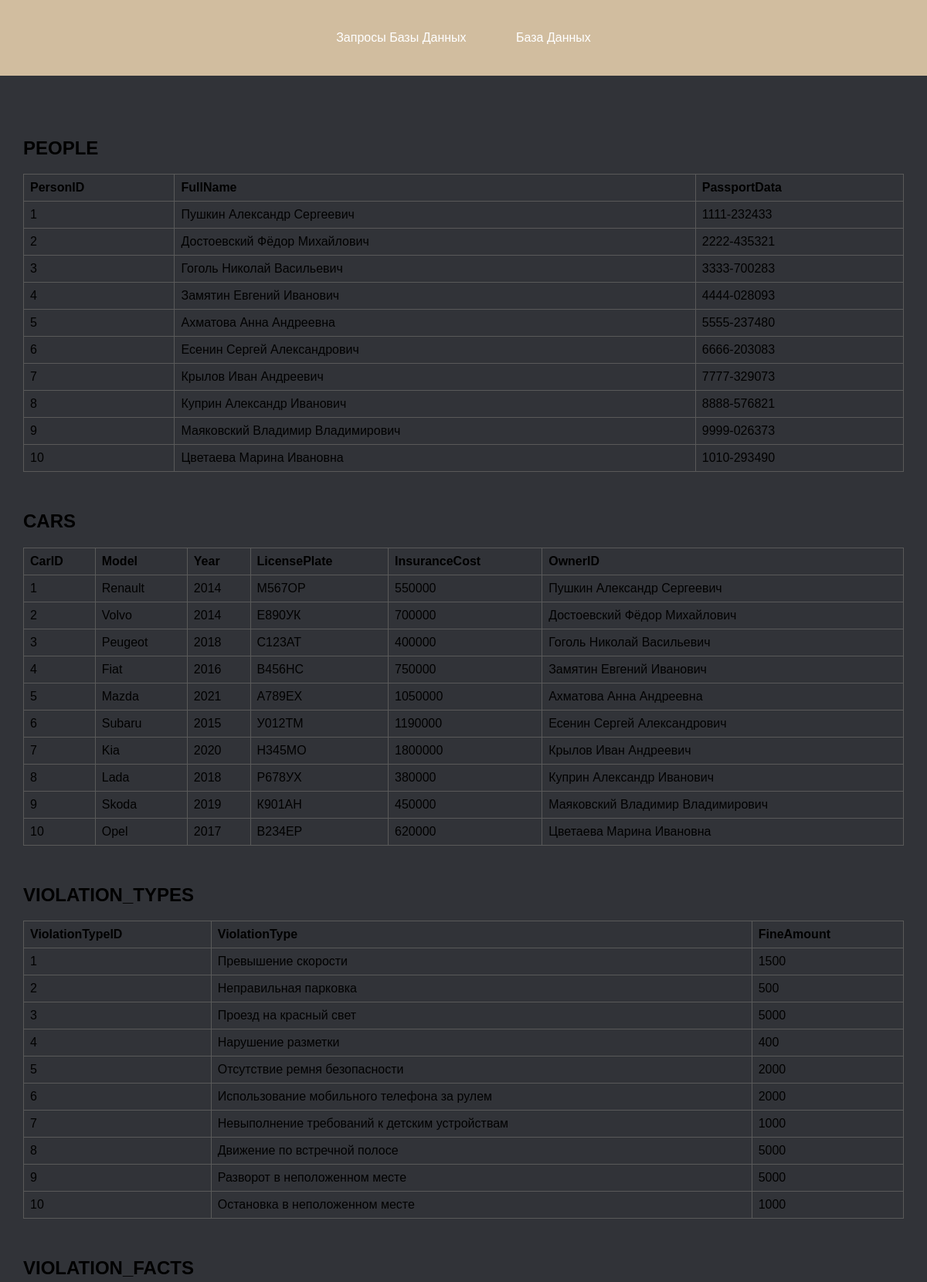
Screenshot of /showtable.php (upper part) with the database file from the repository.
### tables this page shows
CREATE TABLE PEOPLE (
    PersonID INT PRIMARY KEY AUTO_INCREMENT,
    FullName VARCHAR(100),
    PassportData VARCHAR(100)
);

CREATE TABLE CARS (
    CarID INT PRIMARY KEY AUTO_INCREMENT,
    Model VARCHAR(100),
    Year INT,
    LicensePlate VARCHAR(20),
    InsuranceCost INT,
    OwnerID INT,
    FOREIGN KEY (OwnerID) REFERENCES PEOPLE(PersonID)
);

CREATE TABLE VIOLATION_TYPES (
    ViolationTypeID INT PRIMARY KEY AUTO_INCREMENT,
    ViolationType VARCHAR(100) UNIQUE,
    FineAmount INT
);

### showtable.php (the view, shortened to what this page needs)
<!DOCTYPE html>
<html lang="en">
<head>
    <link rel="stylesheet" href="table.css">
</head>
<body>
<header>
    <a href="index.php">Запросы Базы Данных</a>
    <a href="showtable.php">База Данных</a>
</header>
<div class="maincontent">
<?php
include 'dbconnect.php';
try {
    $tables = array("PEOPLE", "CARS", "VIOLATION_TYPES", "VIOLATION_FACTS");
    foreach ($tables as $table_name) {
        echo "<h2>$table_name</h2>";
        $content_query = "SELECT * FROM $table_name";
        $content_result = $db->query($content_query);
        if ($content_result->rowCount() > 0) {
            echo "<table>";
            echo "<tr>";
            $columns = [];
            while ($row = $content_result->fetch(PDO::FETCH_ASSOC)) {
                if (empty($columns)) {
                    echo "<tr>";
                    foreach ($row as $key => $value) {
                        echo "<th>$key</th>";
                        $columns[] = $key;
                    }
                    echo "</tr>";
                }
                if ($table_name === "CARS") {
                    $row = replaceIdsWithNames($db, $row, "OwnerID", "PersonID", "PEOPLE", "FullName");
                }
                if ($table_name === "VIOLATION_FACTS") {
                    $row = replaceIdsWithNames($db, $row, "DriverID", "PersonID", "PEOPLE", "FullName");
                    $row = replaceIdsWithNames($db, $row, "CarID", "CarID", "CARS", "LicensePlate");
                    $row = replaceIdsWithNames($db, $row, "ViolationTypeID", "ViolationTypeID", "VIOLATION_TYPES", "ViolationType");
                }
                echo "<tr>";
                foreach ($columns as $column) {
                    echo "<td>" . $row[$column] . "</td>";
                }
                echo "</tr>";
            }
            echo "</table>";
        } else {
            echo "Table is empty.";
        }
    }
} catch (PDOException $e) {
    die("Error: " . $e->getMessage());
}
function replaceIdsWithNames($db, $row, $id_column, $id_column2, $table_name, $name_column) {
    $id = $row[$id_column];
    $query = "SELECT $name_column FROM $table_name WHERE $id_column2 = :id";
    $statement = $db->prepare($query);
    $statement->bindParam(":id", $id);
    $statement->execute();
    $result = $statement->fetch(PDO::FETCH_ASSOC);
    $name = $result[$name_column];
    $row[$id_column] = $name;
    return $row;
}
?>
</div>
</body>
</html>

### table.css (style rules this page uses)
body { font-family: Calibri, sans-serif; margin: 0; padding: 0; background-color: #313338; }
.maincontent { padding: 30px; }
header { background-color: #D1BD9F; color: white; padding: 20px 0; text-align: center; }
header a { display: inline-block; padding: 20px 30px; color: white; text-decoration: none; transition: background-color 0.3s; }
h2 { margin-top: 50px; }
table { border-collapse: collapse; width: 100%; }
th, td { border: 1px solid #595959; padding: 8px; text-align: left; }
th { background-color: #313338; }
tr:nth-child(even) { background-color: #313338; }

### rows the page displays
people: key "PersonID", key "FullName", key "PassportData", PersonID "1", FullName "Пушкин Александр Сергеевич", PassportData "1111-232433"
people: PersonID "2", FullName "Достоевский Фёдор Михайлович", PassportData "2222-435321"
people: PersonID "3", FullName "Гоголь Николай Васильевич", PassportData "3333-700283"
people: PersonID "4", FullName "Замятин Евгений Иванович", PassportData "4444-028093"
people: PersonID "5", FullName "Ахматова Анна Андреевна", PassportData "5555-237480"
people: PersonID "6", FullName "Есенин Сергей Александрович", PassportData "6666-203083"
people: PersonID "7", FullName "Крылов Иван Андреевич", PassportData "7777-329073"
people: PersonID "8", FullName "Куприн Александр Иванович", PassportData "8888-576821"
people: PersonID "9", FullName "Маяковский Владимир Владимирович", PassportData "9999-026373"
people: PersonID "10", FullName "Цветаева Марина Ивановна", PassportData "1010-293490"
cars: key "CarID", key "Model", key "Year", key "LicensePlate", key "InsuranceCost", key "OwnerID", CarID "1", Model "Renault", Year "2014", LicensePlate "М567ОР", InsuranceCost "550000", column "Пушкин Александр Сергеевич"
cars: CarID "2", Model "Volvo", Year "2014", LicensePlate "Е890УК", InsuranceCost "700000", column "Достоевский Фёдор Михайлович"
cars: CarID "3", Model "Peugeot", Year "2018", LicensePlate "С123АТ", InsuranceCost "400000", column "Гоголь Николай Васильевич"
cars: CarID "4", Model "Fiat", Year "2016", LicensePlate "В456НС", InsuranceCost "750000", column "Замятин Евгений Иванович"
cars: CarID "5", Model "Mazda", Year "2021", LicensePlate "А789ЕХ", InsuranceCost "1050000", column "Ахматова Анна Андреевна"
cars: CarID "6", Model "Subaru", Year "2015", LicensePlate "У012ТМ", InsuranceCost "1190000", column "Есенин Сергей Александрович"
cars: CarID "7", Model "Kia", Year "2020", LicensePlate "Н345МО", InsuranceCost "1800000", column "Крылов Иван Андреевич"
cars: CarID "8", Model "Lada", Year "2018", LicensePlate "Р678УХ", InsuranceCost "380000", column "Куприн Александр Иванович"
cars: CarID "9", Model "Skoda", Year "2019", LicensePlate "К901АН", InsuranceCost "450000", column "Маяковский Владимир Владимирович"
cars: CarID "10", Model "Opel", Year "2017", LicensePlate "В234ЕР", InsuranceCost "620000", column "Цветаева Марина Ивановна"
violation_types: key "ViolationTypeID", key "ViolationType", key "FineAmount", ViolationTypeID "1", ViolationType "Превышение скорости", FineAmount "1500"
violation_types: ViolationTypeID "2", ViolationType "Неправильная парковка", FineAmount "500"
violation_types: ViolationTypeID "3", ViolationType "Проезд на красный свет", FineAmount "5000"
violation_types: ViolationTypeID "4", ViolationType "Нарушение разметки", FineAmount "400"
violation_types: ViolationTypeID "5", ViolationType "Отсутствие ремня безопасности", FineAmount "2000"
violation_types: ViolationTypeID "6", ViolationType "Использование мобильного телефона за рулем", FineAmount "2000"
violation_types: ViolationTypeID "7", ViolationType "Невыполнение требований к детским устройствам", FineAmount "1000"
violation_types: ViolationTypeID "8", ViolationType "Движение по встречной полосе", FineAmount "5000"
violation_types: ViolationTypeID "9", ViolationType "Разворот в неположенном месте", FineAmount "5000"
violation_types: ViolationTypeID "10", ViolationType "Остановка в неположенном месте", FineAmount "1000"

### other values shown
$table_name "PEOPLE"
$table_name "CARS"
$table_name "VIOLATION_TYPES"
$table_name "VIOLATION_FACTS"
